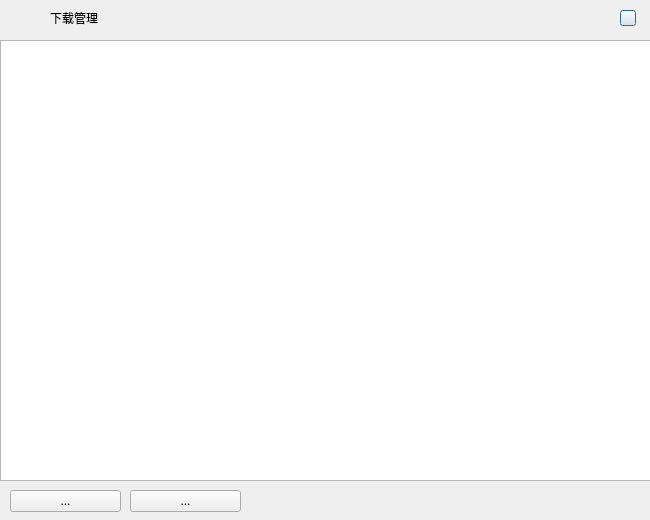
<?xml version="1.0" encoding="UTF-8"?>
<ui version="4.0">
 <class>DownLoadDialog</class>
 <widget class="QDialog" name="DownLoadDialog">
  <property name="geometry">
   <rect>
    <x>0</x>
    <y>0</y>
    <width>650</width>
    <height>520</height>
   </rect>
  </property>
  <property name="windowTitle">
   <string>Dialog</string>
  </property>
  <widget class="QPushButton" name="pbClose">
   <property name="geometry">
    <rect>
     <x>620</x>
     <y>10</y>
     <width>16</width>
     <height>16</height>
    </rect>
   </property>
   <property name="text">
    <string/>
   </property>
  </widget>
  <widget class="QWidget" name="icon" native="true">
   <property name="geometry">
    <rect>
     <x>10</x>
     <y>5</y>
     <width>30</width>
     <height>30</height>
    </rect>
   </property>
  </widget>
  <widget class="QLabel" name="lbTitle">
   <property name="geometry">
    <rect>
     <x>50</x>
     <y>10</y>
     <width>161</width>
     <height>16</height>
    </rect>
   </property>
   <property name="text">
    <string>下载管理</string>
   </property>
  </widget>
  <widget class="QTableWidget" name="tableWidget">
   <property name="geometry">
    <rect>
     <x>0</x>
     <y>40</y>
     <width>651</width>
     <height>441</height>
    </rect>
   </property>
  </widget>
  <widget class="QWidget" name="bottomWidget" native="true">
   <property name="geometry">
    <rect>
     <x>0</x>
     <y>480</y>
     <width>651</width>
     <height>40</height>
    </rect>
   </property>
   <widget class="QToolButton" name="tbGoOn">
    <property name="geometry">
     <rect>
      <x>10</x>
      <y>10</y>
      <width>111</width>
      <height>22</height>
     </rect>
    </property>
    <property name="text">
     <string>...</string>
    </property>
   </widget>
   <widget class="QToolButton" name="tbClear">
    <property name="geometry">
     <rect>
      <x>130</x>
      <y>10</y>
      <width>111</width>
      <height>22</height>
     </rect>
    </property>
    <property name="text">
     <string>...</string>
    </property>
   </widget>
  </widget>
 </widget>
 <resources/>
 <connections/>
</ui>
